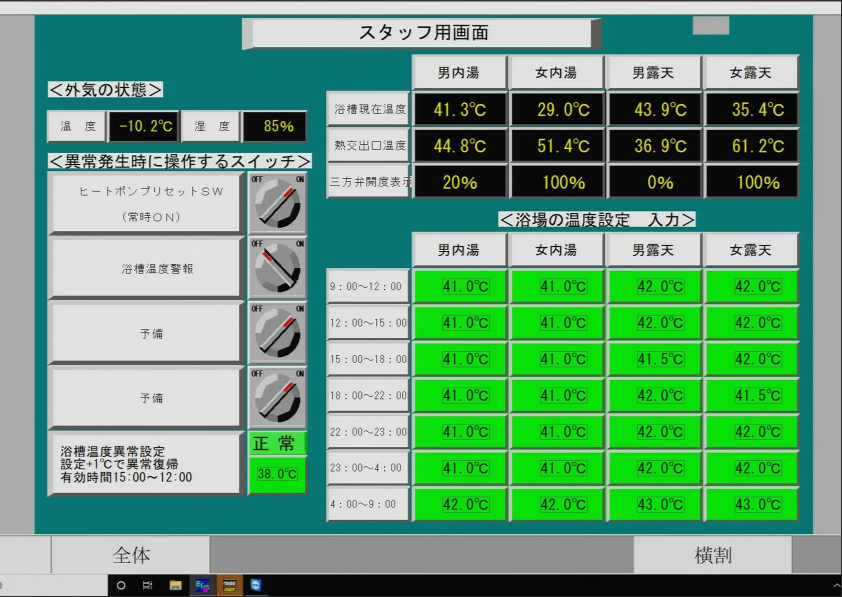
#> input picture notebooks/ocr/i1.jpeg, 1684 x 1194 px (shown at 1/2 size)
$ python -i image_features.py   (imports and definitions only)
#> lines starting #> are read from the running program, lines starting #| are printed output that depends on the picture
#> further down, picture is the input picture: PIL image 1684x1194 RGB; mean R, G, B 105.5, 159.3, 124.4
from __future__ import annotations

from typing import Any

import numpy as np
from PIL import Image, ImageStat


def histogram_feature(image: Image.Image) -> list[float]:
    resized = image.convert("RGB").resize((128, 128))
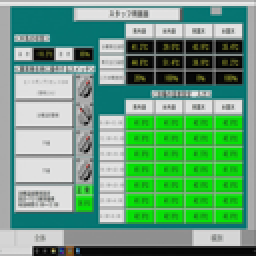
#> resized: PIL image 128x128 RGB (shown 2 times larger); mean R, G, B 105.7, 159.5, 124.5
    arr = np.asarray(resized)
    hist_parts = []
    for channel in range(3):
        hist, _ = np.histogram(arr[:, :, channel], bins=16, range=(0, 256), density=True)
        hist_parts.append(hist)
#> after the loop, hist_parts = 3 items
    feature = np.concatenate(hist_parts)
#> feature = 48 values, max 0.0175 at index 0, min 0 at index 15, mean 0.00391
    return feature.astype(float).tolist()


def brightness_feature(image: Image.Image) -> tuple[float, float]:
    gray = image.convert("L")
    stat = ImageStat.Stat(gray)
    return float(stat.mean[0]), float(stat.stddev[0])


def similarity_score(f1: list[float], f2: list[float], b1: tuple[float, float], b2: tuple[float, float]) -> float:
    a = np.array(f1, dtype=float)
    b = np.array(f2, dtype=float)
    denom = np.linalg.norm(a) * np.linalg.norm(b)
    if denom == 0:
        hist_sim = 0.0
    else:
        hist_sim = float(np.dot(a, b) / denom)
    brightness_penalty = min(abs(b1[0] - b2[0]) / 255.0, 1.0) * 0.1
    return max(0.0, min(1.0, hist_sim - brightness_penalty))


def average_fingerprint(old_fp: dict[str, Any], new_hist: list[float], new_brightness: tuple[float, float]) -> dict[str, Any]:
    old_hist = np.array(old_fp.get("histogram", new_hist), dtype=float)
    averaged_hist = ((old_hist + np.array(new_hist, dtype=float)) / 2.0).tolist()
    old_brightness = old_fp.get("brightness", [new_brightness[0], new_brightness[1]])
    return {
        "histogram": averaged_hist,
        "brightness": [
            (float(old_brightness[0]) + new_brightness[0]) / 2,
            (float(old_brightness[1]) + new_brightness[1]) / 2,
        ],
    }

>>> from PIL import Image
>>> picture = Image.open('../../notebooks/ocr/i1.jpeg')
>>> result = histogram_feature(picture)
#> result has the same summary as feature in histogram_feature
